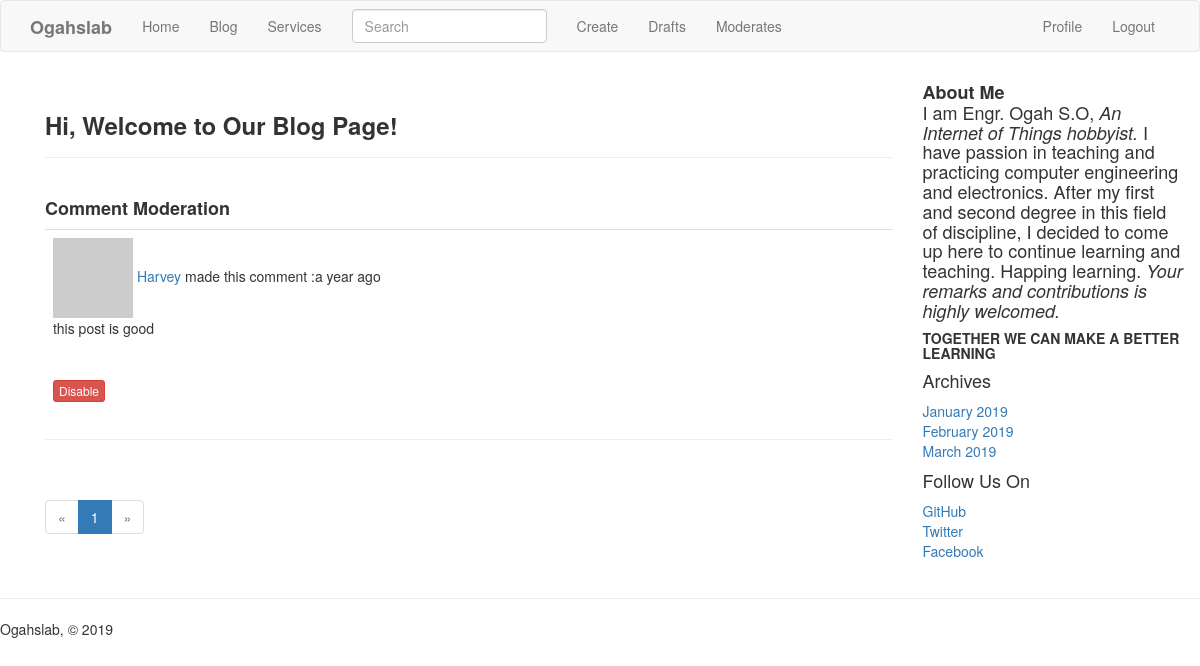
Screenshot of /moderate/ (signed in) with the database file from the repository.
### app/models.py (models this page shows, shortened)
class Comment(db.Model):
    __tablename__ = 'comment'
    id = db.Column(db.Integer, primary_key=True)
    body = db.Column(db.Text)
    body_html = db.Column(db.Text)
    timestamp = db.Column(db.DateTime, index=True, default=datetime.utcnow)
    disabled = db.Column(db.Boolean)
    author_id = db.Column(db.Integer, db.ForeignKey('user.id'))
    post_id = db.Column(db.Integer, db.ForeignKey('post.id'))

class PaginatedAPIMixin(object):
    @staticmethod
    def to_collection_dict(query, page, per_page, endpoint, **kwargs):
        resources = query.paginate(page, per_page, False)
        data = {
            'items': [item.to_dict() for item in resources.items],
            '_meta': {
                'page': page,
                'per_page': per_page,
                'total_pages': resources.pages,
                'total_items': resources.total
            },
            '_links': {
                'self': url_for(endpoint, page=page, per_page=per_page,
                                **kwargs),
                'next': url_for(endpoint, page=page + 1, per_page=per_page,
                                **kwargs) if resources.has_next else None,
                'prev': url_for(endpoint, page=page - 1, per_page=per_page,
                                **kwargs) if resources.has_prev else None
            }
        }
        return data

class User(UserMixin,PaginatedAPIMixin, db.Model):
    __tablename__ = 'user'
    id = db.Column(db.Integer, primary_key=True)
    username = db.Column(db.String(64), index=True, unique=True)
    email = db.Column(db.String(120), index=True, unique=True)
    password_hash = db.Column(db.String(128))
    role_id = db.Column(db.Integer, db.ForeignKey('roles.id'))
    posts = db.relationship('Post', backref='author', lazy='dynamic')
    about_me = db.Column(db.String(140))
    last_seen = db.Column(db.DateTime, default=datetime.utcnow)
    token = db.Column(db.String(32), index=True, unique=True)
    token_expiration = db.Column(db.DateTime)
    followed = db.relationship(
        'User', secondary=followers,
        primaryjoin=(followers.c.follower_id == id),
        secondaryjoin=(followers.c.followed_id == id),
        backref=db.backref('followers', lazy='dynamic'), lazy='dynamic')
    comments = db.relationship('Comment', backref='author', lazy='dynamic')
    def can(self, perm):
        return self.role is not None and self.role.has_permission(perm)
    def ping(self):
        self.last_seen = datetime.utcnow()
        db.session.add(self)
    def avatar(self, size):
        digest = md5(self.email.lower().encode('utf-8')).hexdigest()
        return 'https://www.gravatar.com/avatar/{}?d=identicon&s={}'.format(
            digest, size)

### app/main/routes.py (the view)
@main.route('/moderate/')
@login_required
@permission_required(Permission.MODERATE)
def moderate():
    page = request.args.get('page', 1, type=int)
    pagination = Comment.query.order_by(Comment.timestamp.desc()).paginate(page,
                          current_app.config['COMMENTS_PER_PAGE'],False)
    comments = pagination.items
    return render_template('moderate.html',
			comments=comments,pagination=pagination, page=page)

### app/main/forms.py
class SearchForm(FlaskForm):
    q = StringField(_l('Search'),validators=[DataRequired()])
    def __init__(self,*args,**kwargs):
        if 'formdata' not in kwargs:
            kwargs['formdata'] = request.args
        if 'csrf_enabled' not in kwargs:
            kwargs['csrf_enabled'] = False
        super(SearchForm,self).__init__(*args,**kwargs)

### app/auth/routes.py (called while the page is built)
@auth.before_app_request
def before_request():
    if current_user.is_authenticated:
        current_user.ping()

### app/main/__init__.py (called while the page is built)
@main.app_context_processor
def inject_permissions():
    return dict(Permission=Permission)

### app/main/routes.py (called while the page is built)
@main.before_app_request
def before_request():
    if current_user.is_authenticated:
        current_user.last_seen = datetime.utcnow()
        db.session.commit()
    g.search_form = SearchForm()
    g.locale = str(get_locale())

### app/models.py (called while the page is built)
@login.user_loader
def load_user(id):
    return User.query.get(int(id))

    @classmethod
    def before_commit(cls, session):
        session._changes = {
            'add': list(session.new),
            'update': list(session.dirty),
            'delete': list(session.deleted)
        }

    @classmethod
    def after_commit(cls, session):
        for obj in session._changes['add']:
            if isinstance(obj, SearchableMixin):
                add_to_index(obj.__tablename__, obj)
        for obj in session._changes['update']:
            if isinstance(obj, SearchableMixin):
                add_to_index(obj.__tablename__, obj)
        for obj in session._changes['delete']:
            if isinstance(obj, SearchableMixin):
                remove_from_index(obj.__tablename__, obj)
        session._changes = None

    def has_permission(self, perm):
        return self.permissions & perm == perm

### app/templates/moderate.html (shortened to what this page needs)
{% extends "base.html" %}
{% import "_macros.html" as macros %}
{% block app_content %}
<div class="page-header">
     <h3><b>Hi, Welcome to Our Blog Page!</b></h3>
</div>
<div class="page-header">
    <h4><b>Comment Moderation</b></h4>
{% set moderate = True %}
{% include '_comments.html' %}
</div>
{% if pagination %}
<div class="pagination">
    {{ macros.pagination_widget(pagination, '.moderate') }}
</div>
{% endif %}
{% endblock %}

### app/templates/_comments.html (shortened to what this page needs)
<table class="table table-hover">
{% for comment in comments %}
	<tr>
            <td width="40px">
                <a href="{{ url_for('main.user', username=comment.author.username) }}">
                    <img src="{{ comment.author.avatar(40) }}" />
		</a>
                <a href="{{ url_for('main.user', username=comment.author.username) }}">
                    {{ comment.author.username }}</a>
		made this comment :{{ moment(comment.timestamp).fromNow() }}
	<div class="comment-content" >
                {% if moderate or not comment.disabled %}
                    {% if comment.body_html %}
                        {{ comment.body_html | safe }}
                   {% else %}
                        {{ comment.body }}
                    {% endif %}
                {% endif %}
        </div>
		<br>
           {% if moderate %}
                <br>
                {% if comment.disabled %}
  <a class="btn btn-default btn-xs" href="{{ url_for('.moderate_enable', id=comment.id, page=page)}}">Enable</a>
                {% else %}
  <a class="btn btn-danger btn-xs"href="{{ url_for('.moderate_disable', id=comment.id, page=page)}}">Disable</a>
                {% endif %}
                {% endif %}
</td>
</tr>
{% endfor %}
</table>

### rows the page displays
Comment: author.username "Harvey", timestamp "a year ago", body_html "this post is good"

### other values shown
{{ p }} "1"
